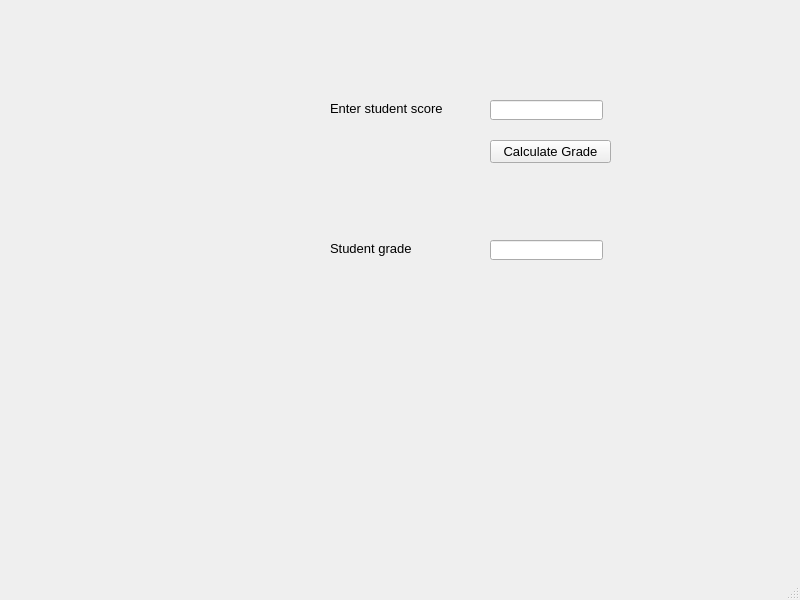
<?xml version="1.0" encoding="UTF-8"?>
<ui version="4.0">
 <class>gradeCalculator</class>
 <widget class="QMainWindow" name="gradeCalculator">
  <property name="geometry">
   <rect>
    <x>0</x>
    <y>0</y>
    <width>800</width>
    <height>600</height>
   </rect>
  </property>
  <property name="font">
   <font>
    <family>Arial</family>
    <pointsize>10</pointsize>
   </font>
  </property>
  <property name="windowTitle">
   <string>Grade Calculator</string>
  </property>
  <widget class="QWidget" name="centralwidget">
   <widget class="QLabel" name="lblScore">
    <property name="geometry">
     <rect>
      <x>330</x>
      <y>100</y>
      <width>141</width>
      <height>16</height>
     </rect>
    </property>
    <property name="text">
     <string>Enter student score</string>
    </property>
   </widget>
   <widget class="QLineEdit" name="txtScore">
    <property name="geometry">
     <rect>
      <x>490</x>
      <y>100</y>
      <width>113</width>
      <height>20</height>
     </rect>
    </property>
   </widget>
   <widget class="QPushButton" name="btnCalculate">
    <property name="geometry">
     <rect>
      <x>490</x>
      <y>140</y>
      <width>121</width>
      <height>23</height>
     </rect>
    </property>
    <property name="text">
     <string>Calculate Grade</string>
    </property>
   </widget>
   <widget class="QLabel" name="lblGrade">
    <property name="geometry">
     <rect>
      <x>330</x>
      <y>240</y>
      <width>91</width>
      <height>16</height>
     </rect>
    </property>
    <property name="text">
     <string>Student grade</string>
    </property>
   </widget>
   <widget class="QLineEdit" name="txtGrade">
    <property name="geometry">
     <rect>
      <x>490</x>
      <y>240</y>
      <width>113</width>
      <height>20</height>
     </rect>
    </property>
    <property name="readOnly">
     <bool>true</bool>
    </property>
   </widget>
  </widget>
  <widget class="QMenuBar" name="menubar">
   <property name="geometry">
    <rect>
     <x>0</x>
     <y>0</y>
     <width>800</width>
     <height>22</height>
    </rect>
   </property>
  </widget>
  <widget class="QStatusBar" name="statusbar"/>
 </widget>
 <resources/>
 <connections/>
</ui>
